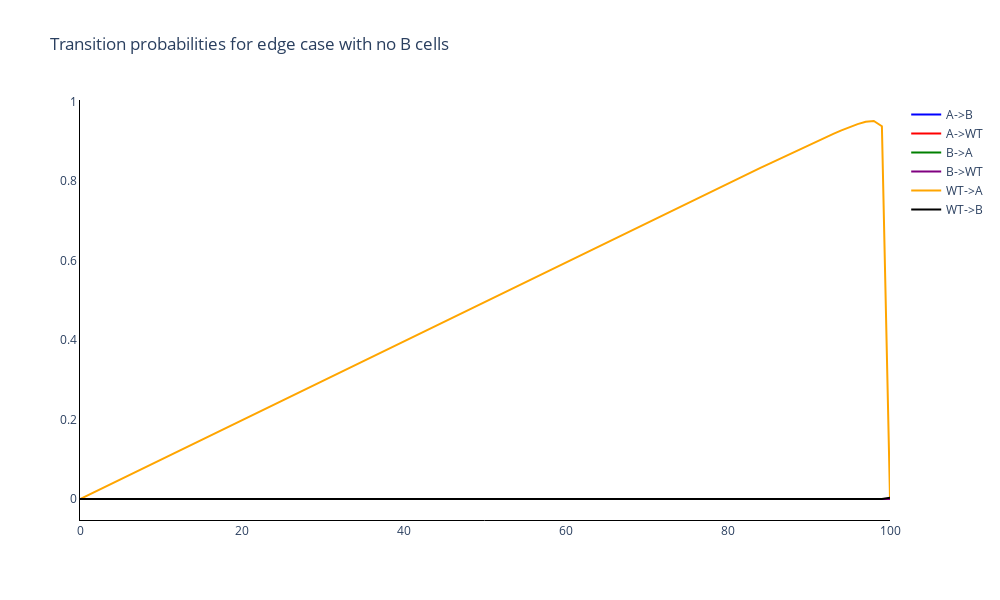

Notebook source saved alongside this figure:
### Code cell
# Trace names - represent the transition probabilities used for the simulation
trace_name = ['A->B', 'A->WT', 'B->A', 'B->WT', 'WT->A', 'WT->B']

fig = go.Figure()

# Add traces of the transition probabilities
for c in range(trans_prob.shape[1]):
    fig.add_trace(
        go.Scatter(
            y=trans_prob[:, c],
            x=list(range(sep_algo.N+1)),
            mode='lines',
            name=trace_name[c],
            line_color=colours[c]
        )
    )

fig.update_layout(
    title='Transition probabilities for edge case with no B cells',
    width=1000, 
    height=600,
    plot_bgcolor='white',
    xaxis=dict(linecolor='black'),
    yaxis=dict(linecolor='black'),
    )
